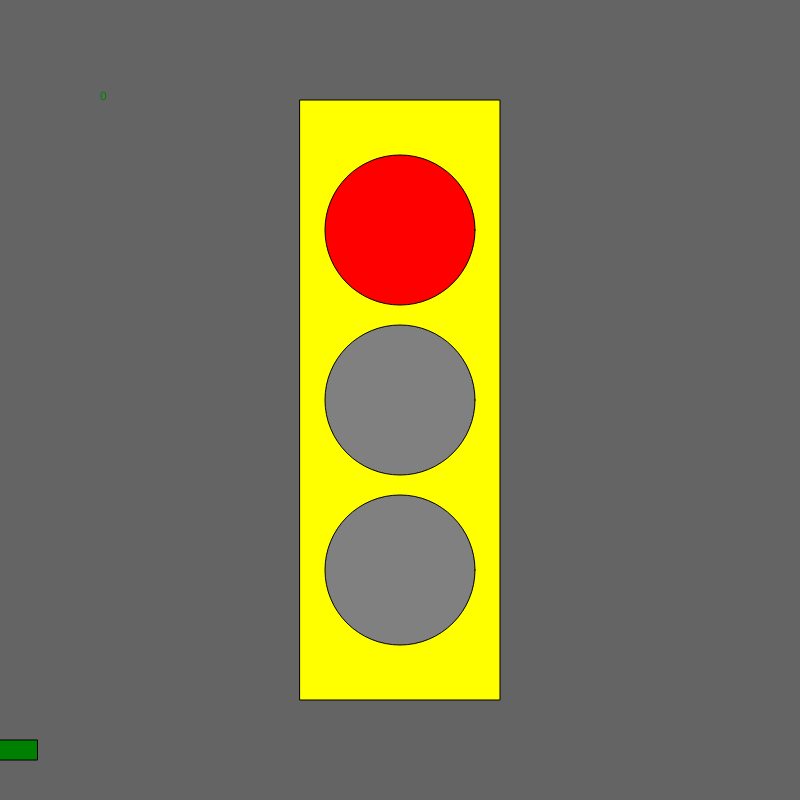
Frame 1 (no input)
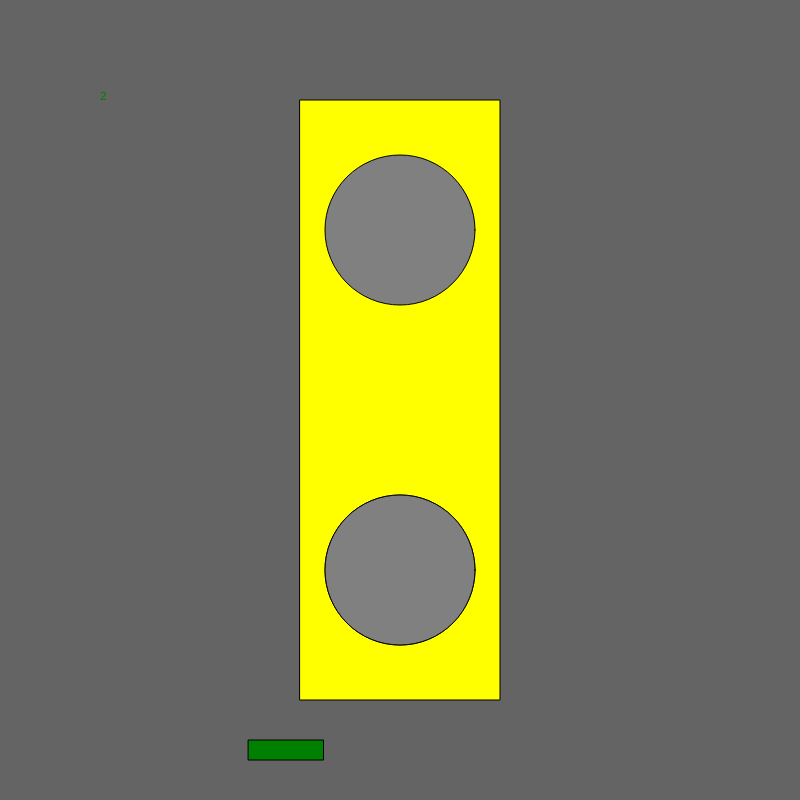
Frame 60 (no input)
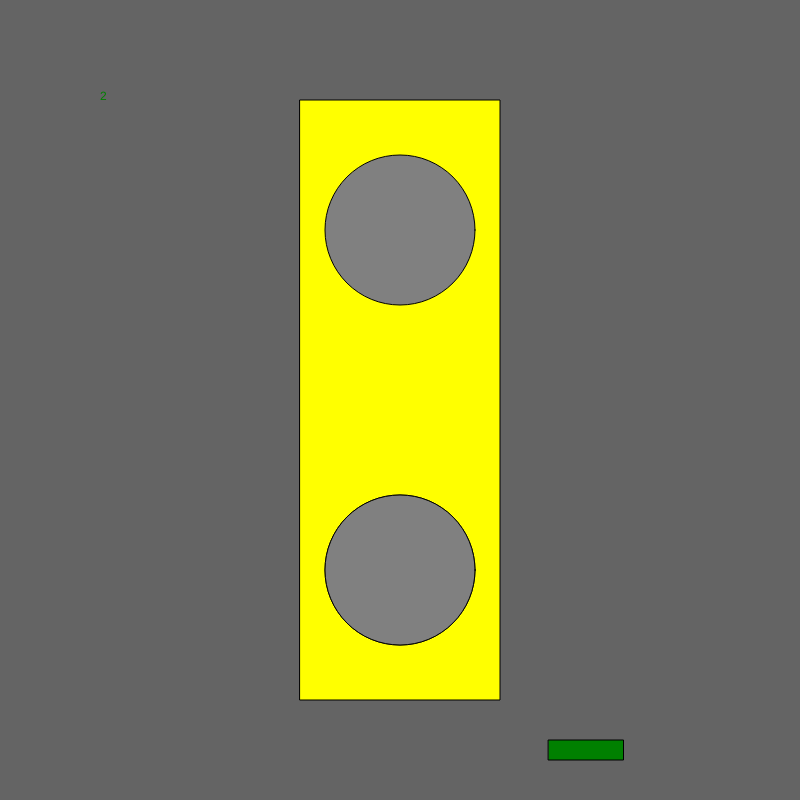
Frame 120 (the mouse pressed at the canvas centre since frame 60)

The p5.js sketch that drew these frames (run headless with seeded random() and noise() and a simulated clock; from frame 60 on, the mouse is pressed at the canvas centre):

// p5.js sketch
// ── sketch.js
let state = 0;
let timer = 0;
let x = 0;
let velocity = 1;


function setup() {
  createCanvas(800, 800);
  ellipseMode(CENTER);
  rectMode(CENTER);
}

function draw() {

  background(100);
  fill('yellow');
  rect(width / 2, height / 2, 200, 600);

  //car rectcode
  fill('green')
  rect(x, 750, 75, 20);
  x = x + velocity;
  if (x > width) {
    x = 0;
  }

  switch (state) {

    case 0: // red
      text("0", 100, 100);
      fill('red');
      ellipse(width / 2, height / 2 - 170, 150, 150);
      fill('grey');
      ellipse(width / 2, height / 2, 150, 150);
      ellipse(width / 2, height / 2 + 170, 150, 150);
      velocity = 0;
      break;

    case 1: //green
      text("1", 100, 100);
      fill('grey');
      ellipse(width / 2, height / 2 - 170, 150, 150);
      ellipse(width / 2, height / 2, 150, 150);
      fill('green');
      ellipse(width / 2, height / 2 + 170, 150, 150);
      velocity = 10;
      break;

    case 2: // yellow
      text("2", 100, 100);
      fill('grey');
      ellipse(width / 2, height / 2 - 170, 150, 150);
      fill('yellow');
      ellipse(width / 2, height / 2 + 170, 150, 150);
      fill('grey');
      ellipse(width / 2, height / 2 + 170, 150, 150);
      velocity = 5;
      break;

  }

  timer = timer + 1;
  if (timer > 100); {
    timer = 0;
    state++;
    if (state > 2) state = 0;
  }


}

function mouseReleased() {
  state++;
  if (state > 2) state = 0;

}
